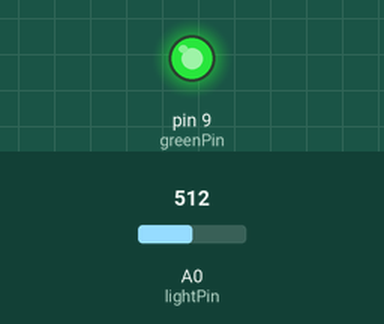
Recording of a sketch running on a simulated Arduino Uno, built with avr-gcc and run on an emulated ATmega328P. Parts: output pins drawn as LEDs (lit = HIGH). The inputs (shaded band) are chosen by the test bench; at power-on: A0 (lightPin) = 512. What the sketch prints to the serial monitor is not drawn.

Above: at 0.3 s.
Timing chart, 0 to 1.8 s (numbered marks = the images above):
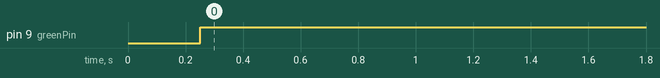

Measured:
- by itself, pin 9 (greenPin): LOW → HIGH at 0.25 s

The sketch:

led_photoresistor.ino
```cpp
int lightPin = A0;
int lightVal;
int dt = 250;
int greenPin = 9;
void setup() {
  // put your setup code here, to run once:
  pinMode(lightPin, INPUT);

  pinMode(greenPin, OUTPUT);
  Serial.begin(9600);
}

void loop() {
  // put your main code here, to run repeatedly:
  lightVal = analogRead(lightPin);
  Serial.println(lightVal);
  delay(dt);

  if (lightVal > 550) {
    digitalWrite(greenPin, LOW);

  } else {
    digitalWrite(greenPin, HIGH);
  }
}
```
